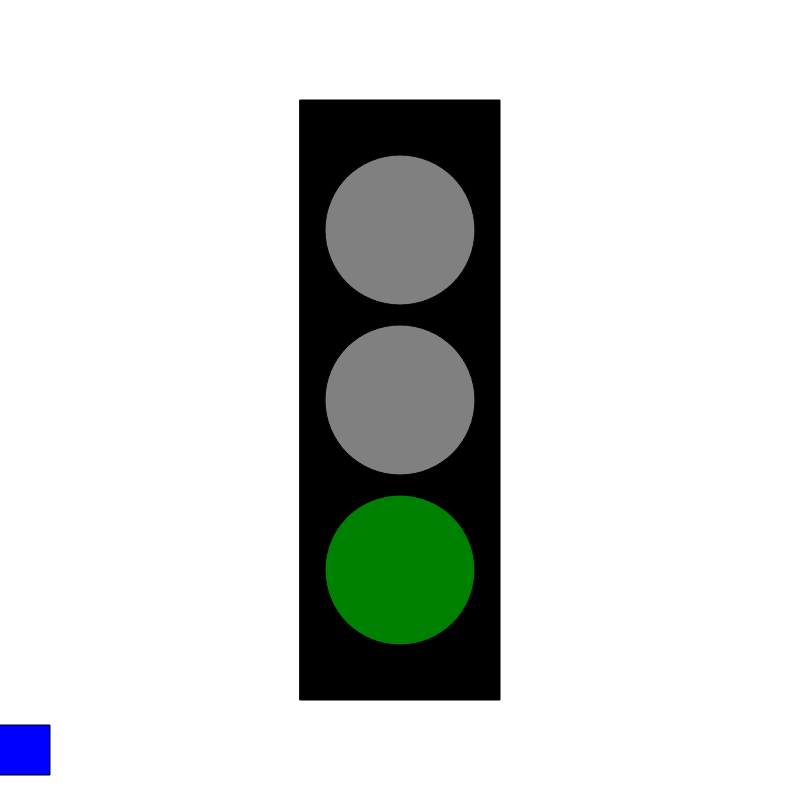
Frame 1 (no input)
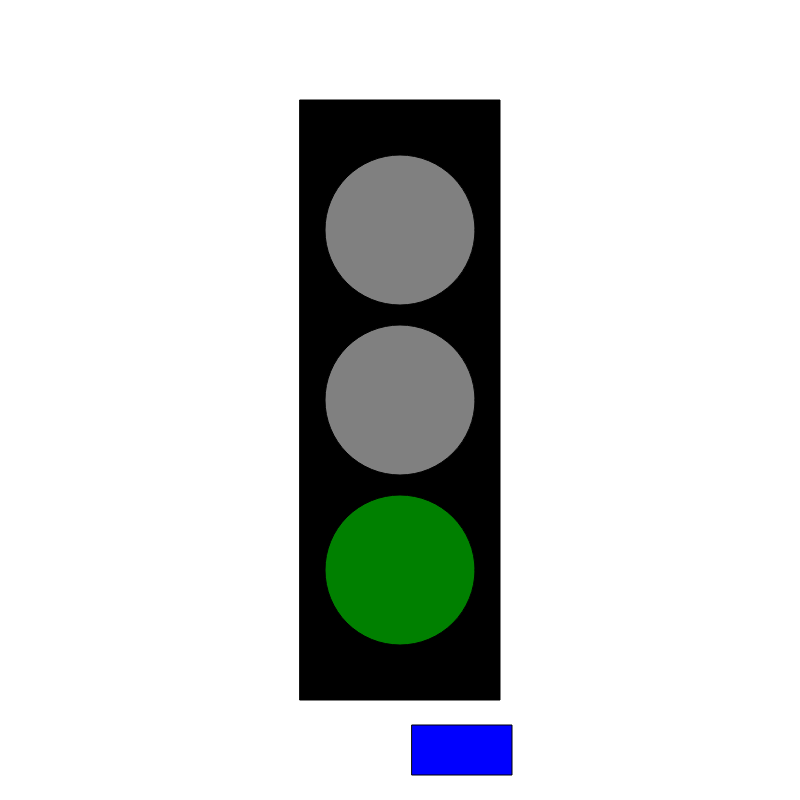
Frame 60 (no input)
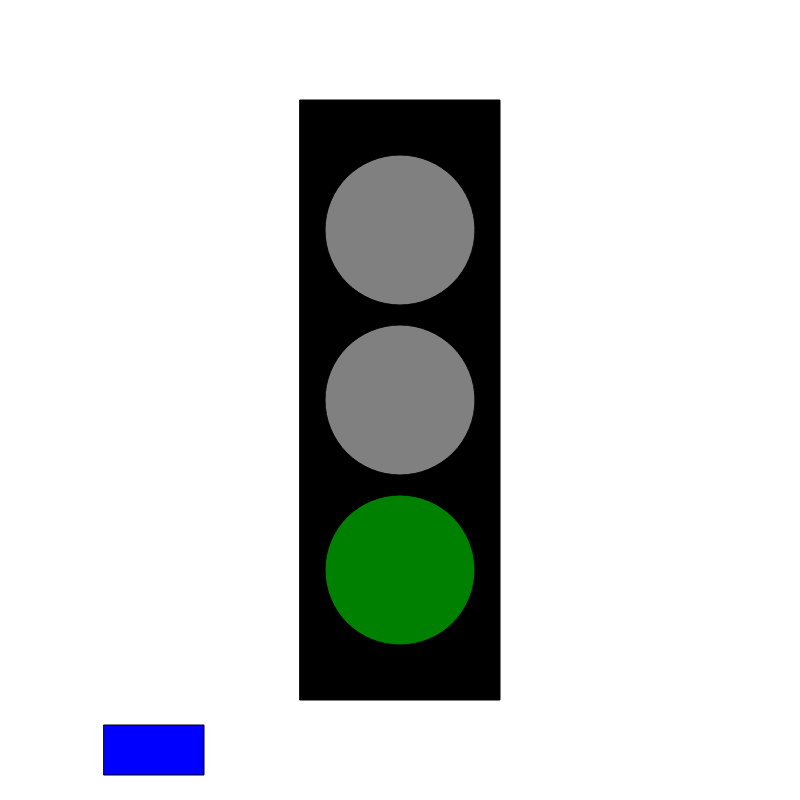
Frame 120 (the mouse pressed at the canvas centre since frame 60)

The p5.js sketch that drew these frames (run headless with seeded random() and noise() and a simulated clock; from frame 60 on, the mouse is pressed at the canvas centre):

// p5.js sketch
// ── sketch.js
let state = 0
let timer = 0
let x = 0
let vel =0 ;

function setup() {
  createCanvas(800, 800);
  rectMode(CENTER);
}

function draw() {

  background('white');
  fill('black');
  rect(width / 2, height / 2, 200, 600);

  timer++;
  if (timer > 3 * 60) {
    timer = 0;
    state++;
    if (state > 2) {
      state = 0;
    }
  }

  // Car Code
  fill('blue');
  rect(x, height - 50, 100, 50);
  x = x + vel;
  if (x > width) {
    x = 0;
  }

  switch (state) {

    case 0: // Green light
      fill('grey');
      ellipse(width / 2, height / 2 - 170, 150, 150);
      fill('grey');
      ellipse(width / 2, height / 2, 150, 150);
      fill('green');
      ellipse(width / 2, height / 2 + 170, 150, 150);
      vel = 22;
      break;

    case 1: // Yellow light
      fill('grey');
      ellipse(width / 2, height / 2 - 170, 150, 150);
      fill('yellow');
      ellipse(width / 2, height / 2, 150, 150);
      fill('grey');
      ellipse(width / 2, height / 2 + 170, 150, 150);
      vel = 3;
      break;


    case 2: // Red light
      fill('red');
      ellipse(width / 2, height / 2 - 170, 150, 150);
      fill('grey');
      ellipse(width / 2, height / 2, 150, 150);
      fill('grey');
      ellipse(width / 2, height / 2 + 170, 150, 150);
      vel = 0;
      break;
  }
}
